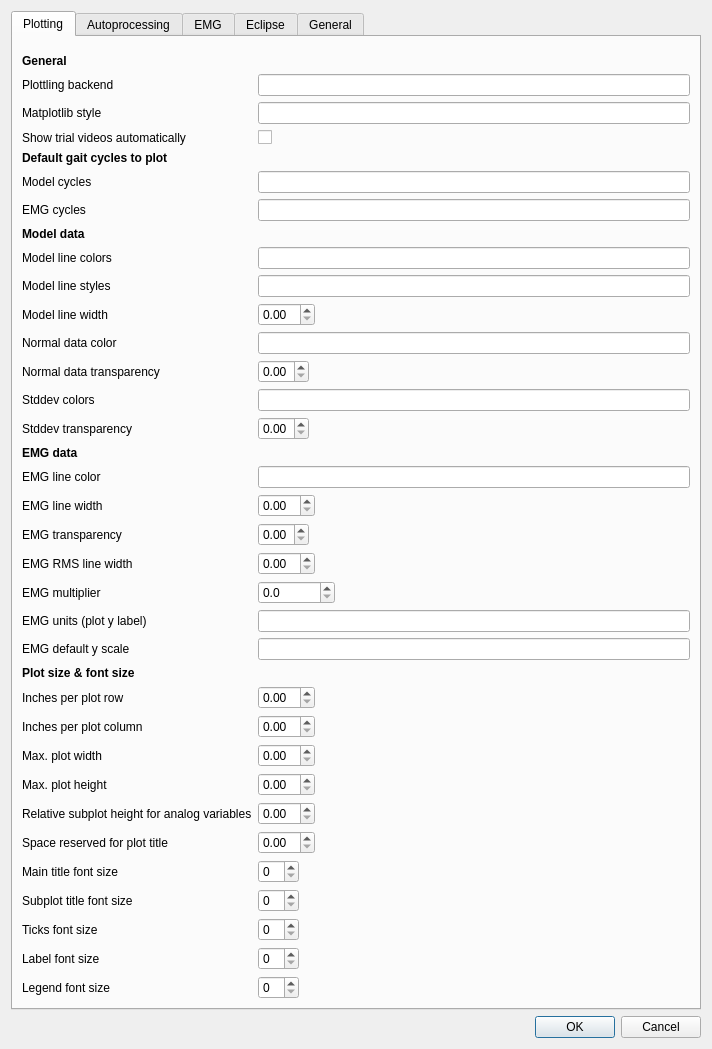
<?xml version="1.0" encoding="UTF-8"?>
<ui version="4.0">
 <class>Dialog</class>
 <widget class="QDialog" name="Dialog">
  <property name="geometry">
   <rect>
    <x>0</x>
    <y>0</y>
    <width>712</width>
    <height>948</height>
   </rect>
  </property>
  <property name="windowTitle">
   <string>Dialog</string>
  </property>
  <layout class="QGridLayout" name="gridLayout">
   <item row="1" column="0">
    <widget class="QDialogButtonBox" name="buttonBox">
     <property name="orientation">
      <enum>Qt::Horizontal</enum>
     </property>
     <property name="standardButtons">
      <set>QDialogButtonBox::Cancel|QDialogButtonBox::Ok</set>
     </property>
    </widget>
   </item>
   <item row="0" column="0">
    <widget class="QTabWidget" name="tabWidget">
     <property name="currentIndex">
      <number>0</number>
     </property>
     <widget class="QWidget" name="plot">
      <attribute name="title">
       <string>Plotting</string>
      </attribute>
      <layout class="QHBoxLayout" name="horizontalLayout_2">
       <item>
        <layout class="QFormLayout" name="formLayout_3">
         <item row="0" column="0">
          <spacer name="verticalSpacer_7">
           <property name="orientation">
            <enum>Qt::Vertical</enum>
           </property>
           <property name="sizeHint" stdset="0">
            <size>
             <width>20</width>
             <height>20</height>
            </size>
           </property>
          </spacer>
         </item>
         <item row="1" column="0">
          <widget class="QLabel" name="label_28">
           <property name="font">
            <font>
             <weight>75</weight>
             <bold>true</bold>
            </font>
           </property>
           <property name="text">
            <string>General</string>
           </property>
          </widget>
         </item>
         <item row="3" column="0">
          <widget class="QLabel" name="label_70">
           <property name="text">
            <string>Plottling backend</string>
           </property>
          </widget>
         </item>
         <item row="4" column="0">
          <widget class="QLabel" name="label_31">
           <property name="text">
            <string>Matplotlib style</string>
           </property>
          </widget>
         </item>
         <item row="4" column="1">
          <widget class="QLineEdit" name="cfg_mpl_style"/>
         </item>
         <item row="5" column="0">
          <widget class="QLabel" name="label_34">
           <property name="text">
            <string>Show trial videos automatically</string>
           </property>
          </widget>
         </item>
         <item row="5" column="1">
          <widget class="QCheckBox" name="cfg_show_videos">
           <property name="text">
            <string/>
           </property>
          </widget>
         </item>
         <item row="6" column="0">
          <widget class="QLabel" name="label_35">
           <property name="font">
            <font>
             <weight>75</weight>
             <bold>true</bold>
            </font>
           </property>
           <property name="text">
            <string>Default gait cycles to plot</string>
           </property>
          </widget>
         </item>
         <item row="7" column="0">
          <widget class="QLabel" name="label_36">
           <property name="text">
            <string>Model cycles</string>
           </property>
          </widget>
         </item>
         <item row="7" column="1">
          <widget class="QLineEdit" name="cfg_default_model_cycles"/>
         </item>
         <item row="8" column="0">
          <widget class="QLabel" name="label_37">
           <property name="text">
            <string>EMG cycles</string>
           </property>
          </widget>
         </item>
         <item row="8" column="1">
          <widget class="QLineEdit" name="cfg_default_emg_cycles"/>
         </item>
         <item row="9" column="0">
          <widget class="QLabel" name="label_29">
           <property name="font">
            <font>
             <weight>75</weight>
             <bold>true</bold>
            </font>
           </property>
           <property name="text">
            <string>Model data</string>
           </property>
          </widget>
         </item>
         <item row="10" column="0">
          <widget class="QLabel" name="label_45">
           <property name="text">
            <string>Model line colors</string>
           </property>
          </widget>
         </item>
         <item row="10" column="1">
          <widget class="QLineEdit" name="cfg_model_tracecolors"/>
         </item>
         <item row="11" column="0">
          <widget class="QLabel" name="label_38">
           <property name="text">
            <string>Model line styles</string>
           </property>
          </widget>
         </item>
         <item row="11" column="1">
          <widget class="QLineEdit" name="cfg_model_linestyles"/>
         </item>
         <item row="12" column="0">
          <widget class="QLabel" name="label_39">
           <property name="text">
            <string>Model line width</string>
           </property>
          </widget>
         </item>
         <item row="12" column="1">
          <widget class="QDoubleSpinBox" name="cfg_model_linewidth">
           <property name="sizePolicy">
            <sizepolicy hsizetype="Fixed" vsizetype="Fixed">
             <horstretch>0</horstretch>
             <verstretch>0</verstretch>
            </sizepolicy>
           </property>
           <property name="maximum">
            <double>10.000000000000000</double>
           </property>
           <property name="singleStep">
            <double>0.500000000000000</double>
           </property>
          </widget>
         </item>
         <item row="14" column="0">
          <widget class="QLabel" name="label_41">
           <property name="text">
            <string>Normal data color</string>
           </property>
          </widget>
         </item>
         <item row="14" column="1">
          <widget class="QLineEdit" name="cfg_model_normals_color"/>
         </item>
         <item row="15" column="0">
          <widget class="QLabel" name="label_40">
           <property name="text">
            <string>Normal data transparency</string>
           </property>
          </widget>
         </item>
         <item row="15" column="1">
          <widget class="QDoubleSpinBox" name="cfg_model_normals_alpha">
           <property name="sizePolicy">
            <sizepolicy hsizetype="Fixed" vsizetype="Fixed">
             <horstretch>0</horstretch>
             <verstretch>0</verstretch>
            </sizepolicy>
           </property>
           <property name="maximum">
            <double>1.000000000000000</double>
           </property>
           <property name="singleStep">
            <double>0.100000000000000</double>
           </property>
          </widget>
         </item>
         <item row="16" column="0">
          <widget class="QLabel" name="label_48">
           <property name="text">
            <string>Stddev colors</string>
           </property>
          </widget>
         </item>
         <item row="16" column="1">
          <widget class="QLineEdit" name="cfg_model_stddev_colors"/>
         </item>
         <item row="17" column="0">
          <widget class="QLabel" name="label_49">
           <property name="text">
            <string>Stddev transparency</string>
           </property>
          </widget>
         </item>
         <item row="17" column="1">
          <widget class="QDoubleSpinBox" name="cfg_model_stddev_alpha">
           <property name="sizePolicy">
            <sizepolicy hsizetype="Fixed" vsizetype="Fixed">
             <horstretch>0</horstretch>
             <verstretch>0</verstretch>
            </sizepolicy>
           </property>
           <property name="maximum">
            <double>1.000000000000000</double>
           </property>
           <property name="singleStep">
            <double>0.100000000000000</double>
           </property>
          </widget>
         </item>
         <item row="18" column="0">
          <widget class="QLabel" name="label_30">
           <property name="font">
            <font>
             <weight>75</weight>
             <bold>true</bold>
            </font>
           </property>
           <property name="text">
            <string>EMG data</string>
           </property>
          </widget>
         </item>
         <item row="19" column="0">
          <widget class="QLabel" name="label_46">
           <property name="text">
            <string>EMG line color</string>
           </property>
          </widget>
         </item>
         <item row="19" column="1">
          <widget class="QLineEdit" name="cfg_emg_tracecolor"/>
         </item>
         <item row="20" column="0">
          <widget class="QLabel" name="label_42">
           <property name="text">
            <string>EMG line width</string>
           </property>
          </widget>
         </item>
         <item row="20" column="1">
          <widget class="QDoubleSpinBox" name="cfg_emg_linewidth">
           <property name="sizePolicy">
            <sizepolicy hsizetype="Fixed" vsizetype="Fixed">
             <horstretch>0</horstretch>
             <verstretch>0</verstretch>
            </sizepolicy>
           </property>
           <property name="maximum">
            <double>10.000000000000000</double>
           </property>
           <property name="singleStep">
            <double>0.500000000000000</double>
           </property>
          </widget>
         </item>
         <item row="21" column="0">
          <widget class="QLabel" name="label_44">
           <property name="text">
            <string>EMG transparency</string>
           </property>
          </widget>
         </item>
         <item row="21" column="1">
          <widget class="QDoubleSpinBox" name="cfg_emg_alpha">
           <property name="sizePolicy">
            <sizepolicy hsizetype="Fixed" vsizetype="Fixed">
             <horstretch>0</horstretch>
             <verstretch>0</verstretch>
            </sizepolicy>
           </property>
           <property name="maximum">
            <double>1.000000000000000</double>
           </property>
           <property name="singleStep">
            <double>0.100000000000000</double>
           </property>
          </widget>
         </item>
         <item row="22" column="0">
          <widget class="QLabel" name="label_43">
           <property name="text">
            <string>EMG RMS line width</string>
           </property>
          </widget>
         </item>
         <item row="22" column="1">
          <widget class="QDoubleSpinBox" name="cfg_emg_rms_linewidth">
           <property name="sizePolicy">
            <sizepolicy hsizetype="Fixed" vsizetype="Fixed">
             <horstretch>0</horstretch>
             <verstretch>0</verstretch>
            </sizepolicy>
           </property>
           <property name="maximum">
            <double>10.000000000000000</double>
           </property>
           <property name="singleStep">
            <double>0.500000000000000</double>
           </property>
          </widget>
         </item>
         <item row="23" column="0">
          <widget class="QLabel" name="label_7">
           <property name="text">
            <string>EMG multiplier</string>
           </property>
          </widget>
         </item>
         <item row="23" column="1">
          <widget class="QDoubleSpinBox" name="cfg_emg_multiplier">
           <property name="sizePolicy">
            <sizepolicy hsizetype="Fixed" vsizetype="Fixed">
             <horstretch>0</horstretch>
             <verstretch>0</verstretch>
            </sizepolicy>
           </property>
           <property name="decimals">
            <number>1</number>
           </property>
           <property name="maximum">
            <double>1000000.000000000000000</double>
           </property>
           <property name="singleStep">
            <double>1.000000000000000</double>
           </property>
          </widget>
         </item>
         <item row="24" column="0">
          <widget class="QLabel" name="label">
           <property name="text">
            <string>EMG units (plot y label)</string>
           </property>
          </widget>
         </item>
         <item row="24" column="1">
          <widget class="QLineEdit" name="cfg_emg_ylabel"/>
         </item>
         <item row="25" column="0">
          <widget class="QLabel" name="label_47">
           <property name="text">
            <string>EMG default y scale</string>
           </property>
          </widget>
         </item>
         <item row="25" column="1">
          <widget class="QLineEdit" name="cfg_emg_yscale"/>
         </item>
         <item row="26" column="0">
          <widget class="QLabel" name="label_32">
           <property name="font">
            <font>
             <weight>75</weight>
             <bold>true</bold>
            </font>
           </property>
           <property name="text">
            <string>Plot size &amp; font size</string>
           </property>
          </widget>
         </item>
         <item row="27" column="0">
          <widget class="QLabel" name="label_56">
           <property name="text">
            <string>Inches per plot row</string>
           </property>
          </widget>
         </item>
         <item row="27" column="1">
          <widget class="QDoubleSpinBox" name="cfg_inch_per_row">
           <property name="sizePolicy">
            <sizepolicy hsizetype="Fixed" vsizetype="Fixed">
             <horstretch>0</horstretch>
             <verstretch>0</verstretch>
            </sizepolicy>
           </property>
          </widget>
         </item>
         <item row="28" column="0">
          <widget class="QLabel" name="label_57">
           <property name="text">
            <string>Inches per plot column</string>
           </property>
          </widget>
         </item>
         <item row="28" column="1">
          <widget class="QDoubleSpinBox" name="cfg_inch_per_col">
           <property name="sizePolicy">
            <sizepolicy hsizetype="Fixed" vsizetype="Fixed">
             <horstretch>0</horstretch>
             <verstretch>0</verstretch>
            </sizepolicy>
           </property>
          </widget>
         </item>
         <item row="29" column="0">
          <widget class="QLabel" name="label_50">
           <property name="text">
            <string>Max. plot width</string>
           </property>
          </widget>
         </item>
         <item row="29" column="1">
          <widget class="QDoubleSpinBox" name="cfg_maxw">
           <property name="sizePolicy">
            <sizepolicy hsizetype="Fixed" vsizetype="Fixed">
             <horstretch>0</horstretch>
             <verstretch>0</verstretch>
            </sizepolicy>
           </property>
          </widget>
         </item>
         <item row="30" column="0">
          <widget class="QLabel" name="label_51">
           <property name="text">
            <string>Max. plot height</string>
           </property>
          </widget>
         </item>
         <item row="30" column="1">
          <widget class="QDoubleSpinBox" name="cfg_maxh">
           <property name="sizePolicy">
            <sizepolicy hsizetype="Fixed" vsizetype="Fixed">
             <horstretch>0</horstretch>
             <verstretch>0</verstretch>
            </sizepolicy>
           </property>
          </widget>
         </item>
         <item row="31" column="0">
          <widget class="QLabel" name="label_33">
           <property name="text">
            <string>Relative subplot height for analog variables</string>
           </property>
          </widget>
         </item>
         <item row="31" column="1">
          <widget class="QDoubleSpinBox" name="cfg_analog_plotheight">
           <property name="sizePolicy">
            <sizepolicy hsizetype="Fixed" vsizetype="Fixed">
             <horstretch>0</horstretch>
             <verstretch>0</verstretch>
            </sizepolicy>
           </property>
          </widget>
         </item>
         <item row="32" column="0">
          <widget class="QLabel" name="label_52">
           <property name="text">
            <string>Space reserved for plot title</string>
           </property>
          </widget>
         </item>
         <item row="32" column="1">
          <widget class="QDoubleSpinBox" name="cfg_titlespace">
           <property name="sizePolicy">
            <sizepolicy hsizetype="Fixed" vsizetype="Fixed">
             <horstretch>0</horstretch>
             <verstretch>0</verstretch>
            </sizepolicy>
           </property>
          </widget>
         </item>
         <item row="33" column="0">
          <widget class="QLabel" name="label_53">
           <property name="text">
            <string>Main title font size</string>
           </property>
          </widget>
         </item>
         <item row="33" column="1">
          <widget class="QSpinBox" name="cfg_maintitle_fontsize">
           <property name="sizePolicy">
            <sizepolicy hsizetype="Fixed" vsizetype="Fixed">
             <horstretch>0</horstretch>
             <verstretch>0</verstretch>
            </sizepolicy>
           </property>
          </widget>
         </item>
         <item row="34" column="0">
          <widget class="QLabel" name="label_59">
           <property name="text">
            <string>Subplot title font size</string>
           </property>
          </widget>
         </item>
         <item row="34" column="1">
          <widget class="QSpinBox" name="cfg_title_fontsize">
           <property name="sizePolicy">
            <sizepolicy hsizetype="Fixed" vsizetype="Fixed">
             <horstretch>0</horstretch>
             <verstretch>0</verstretch>
            </sizepolicy>
           </property>
          </widget>
         </item>
         <item row="35" column="0">
          <widget class="QLabel" name="label_54">
           <property name="text">
            <string>Ticks font size</string>
           </property>
          </widget>
         </item>
         <item row="35" column="1">
          <widget class="QSpinBox" name="cfg_ticks_fontsize">
           <property name="sizePolicy">
            <sizepolicy hsizetype="Fixed" vsizetype="Fixed">
             <horstretch>0</horstretch>
             <verstretch>0</verstretch>
            </sizepolicy>
           </property>
          </widget>
         </item>
         <item row="36" column="0">
          <widget class="QLabel" name="label_55">
           <property name="text">
            <string>Label font size</string>
           </property>
          </widget>
         </item>
         <item row="36" column="1">
          <widget class="QSpinBox" name="cfg_label_fontsize">
           <property name="sizePolicy">
            <sizepolicy hsizetype="Fixed" vsizetype="Fixed">
             <horstretch>0</horstretch>
             <verstretch>0</verstretch>
            </sizepolicy>
           </property>
          </widget>
         </item>
         <item row="37" column="0">
          <widget class="QLabel" name="label_58">
           <property name="text">
            <string>Legend font size</string>
           </property>
          </widget>
         </item>
         <item row="37" column="1">
          <widget class="QSpinBox" name="cfg_legend_fontsize">
           <property name="sizePolicy">
            <sizepolicy hsizetype="Fixed" vsizetype="Fixed">
             <horstretch>0</horstretch>
             <verstretch>0</verstretch>
            </sizepolicy>
           </property>
          </widget>
         </item>
         <item row="3" column="1">
          <widget class="QLineEdit" name="cfg_backend"/>
         </item>
        </layout>
       </item>
      </layout>
     </widget>
     <widget class="QWidget" name="autoproc">
      <attribute name="title">
       <string>Autoprocessing</string>
      </attribute>
      <layout class="QVBoxLayout" name="verticalLayout">
       <item>
        <layout class="QFormLayout" name="formLayout">
         <property name="labelAlignment">
          <set>Qt::AlignLeading|Qt::AlignLeft|Qt::AlignVCenter</set>
         </property>
         <property name="formAlignment">
          <set>Qt::AlignLeading|Qt::AlignLeft|Qt::AlignTop</set>
         </property>
         <item row="0" column="0">
          <spacer name="verticalSpacer">
           <property name="orientation">
            <enum>Qt::Vertical</enum>
           </property>
           <property name="sizeHint" stdset="0">
            <size>
             <width>20</width>
             <height>20</height>
            </size>
           </property>
          </spacer>
         </item>
         <item row="1" column="0">
          <widget class="QLabel" name="label_13">
           <property name="font">
            <font>
             <weight>75</weight>
             <bold>true</bold>
            </font>
           </property>
           <property name="text">
            <string>General</string>
           </property>
          </widget>
         </item>
         <item row="2" column="0">
          <widget class="QLabel" name="label_15">
           <property name="toolTip">
            <string>&lt;html&gt;&lt;head/&gt;&lt;body&gt;&lt;p&gt;Used for general tracking of subject and velocity computation. Choose reliable markers.&lt;/p&gt;&lt;/body&gt;&lt;/html&gt;</string>
           </property>
           <property name="text">
            <string>Markers for tracking subject movement</string>
           </property>
          </widget>
         </item>
         <item row="2" column="1">
          <widget class="QLineEdit" name="cfg_track_markers"/>
         </item>
         <item row="3" column="0">
          <widget class="QLabel" name="label_21">
           <property name="toolTip">
            <string>&lt;html&gt;&lt;head/&gt;&lt;body&gt;&lt;p&gt;The listed markers will not be checked for gaps and labeling errors.&lt;/p&gt;&lt;/body&gt;&lt;/html&gt;</string>
           </property>
           <property name="text">
            <string>Skip labeling and gap checks for these markers</string>
           </property>
          </widget>
         </item>
         <item row="3" column="1">
          <widget class="QLineEdit" name="cfg_ignore_markers"/>
         </item>
         <item row="4" column="0">
          <spacer name="verticalSpacer_5">
           <property name="orientation">
            <enum>Qt::Vertical</enum>
           </property>
           <property name="sizeHint" stdset="0">
            <size>
             <width>20</width>
             <height>20</height>
            </size>
           </property>
          </spacer>
         </item>
         <item row="5" column="0">
          <widget class="QLabel" name="label_16">
           <property name="font">
            <font>
             <weight>75</weight>
             <bold>true</bold>
            </font>
           </property>
           <property name="text">
            <string>Pipelines</string>
           </property>
          </widget>
         </item>
         <item row="6" column="0">
          <widget class="QLabel" name="label_17">
           <property name="toolTip">
            <string>&lt;html&gt;&lt;head/&gt;&lt;body&gt;&lt;p&gt;List of preprocessing pipelines, or a single pipeline. Should yield reconstructed, labeled and filtered marker trajectories. &lt;/p&gt;&lt;/body&gt;&lt;/html&gt;</string>
           </property>
           <property name="text">
            <string>Preprocessing</string>
           </property>
          </widget>
         </item>
         <item row="6" column="1">
          <widget class="QLineEdit" name="cfg_pre_pipelines"/>
         </item>
         <item row="7" column="0">
          <widget class="QLabel" name="label_19">
           <property name="toolTip">
            <string>&lt;html&gt;&lt;head/&gt;&lt;body&gt;&lt;p&gt;List of modeling pipelines to run after preprocessing, or a single pipeline.&lt;/p&gt;&lt;/body&gt;&lt;/html&gt;</string>
           </property>
           <property name="text">
            <string>Model</string>
           </property>
          </widget>
         </item>
         <item row="7" column="1">
          <widget class="QLineEdit" name="cfg_model_pipelines"/>
         </item>
         <item row="8" column="0">
          <spacer name="verticalSpacer_4">
           <property name="orientation">
            <enum>Qt::Vertical</enum>
           </property>
           <property name="sizeHint" stdset="0">
            <size>
             <width>20</width>
             <height>20</height>
            </size>
           </property>
          </spacer>
         </item>
         <item row="9" column="0">
          <widget class="QLabel" name="label_3">
           <property name="font">
            <font>
             <weight>75</weight>
             <bold>true</bold>
            </font>
           </property>
           <property name="text">
            <string>Forceplate event detection</string>
           </property>
          </widget>
         </item>
         <item row="10" column="0">
          <widget class="QLabel" name="label_14">
           <property name="toolTip">
            <string>&lt;html&gt;&lt;head/&gt;&lt;body&gt;&lt;p&gt;Read forceplate contact info from Eclipse fields FP1, FP2 etc. (do not use autodetection). FPx='Auto' will trigger autodetection. Note that the timing of the forceplate contact must be autodetected anyway.&lt;/p&gt;&lt;/body&gt;&lt;/html&gt;</string>
           </property>
           <property name="text">
            <string>Use Eclipse forceplate info if available</string>
           </property>
          </widget>
         </item>
         <item row="11" column="0">
          <widget class="QLabel" name="label_60">
           <property name="toolTip">
            <string>&lt;html&gt;&lt;head/&gt;&lt;body&gt;&lt;p&gt;Writes the detected forceplate contacts back into Eclipse after autodetection.&lt;/p&gt;&lt;/body&gt;&lt;/html&gt;</string>
           </property>
           <property name="text">
            <string>Write Eclipse forceplate info</string>
           </property>
          </widget>
         </item>
         <item row="12" column="0">
          <widget class="QLabel" name="label_4">
           <property name="text">
            <string>Force threshold for forceplate contact (relative to subject weight)</string>
           </property>
          </widget>
         </item>
         <item row="12" column="1">
          <widget class="QDoubleSpinBox" name="cfg_forceplate_contact_threshold">
           <property name="suffix">
            <string/>
           </property>
           <property name="maximum">
            <double>1.000000000000000</double>
           </property>
           <property name="singleStep">
            <double>0.010000000000000</double>
           </property>
          </widget>
         </item>
         <item row="13" column="0">
          <widget class="QLabel" name="label_5">
           <property name="toolTip">
            <string>&lt;html&gt;&lt;head/&gt;&lt;body&gt;&lt;p&gt;Minimun peak force for detection of forceplate contact, relative to subject weight.&lt;/p&gt;&lt;/body&gt;&lt;/html&gt;</string>
           </property>
           <property name="text">
            <string>Minimum peak force (relative to subject weight)</string>
           </property>
          </widget>
         </item>
         <item row="13" column="1">
          <widget class="QDoubleSpinBox" name="cfg_forceplate_min_weight">
           <property name="suffix">
            <string/>
           </property>
           <property name="maximum">
            <double>1.000000000000000</double>
           </property>
           <property name="singleStep">
            <double>0.010000000000000</double>
           </property>
          </widget>
         </item>
         <item row="14" column="0">
          <spacer name="verticalSpacer_2">
           <property name="orientation">
            <enum>Qt::Vertical</enum>
           </property>
           <property name="sizeHint" stdset="0">
            <size>
             <width>20</width>
             <height>20</height>
            </size>
           </property>
          </spacer>
         </item>
         <item row="15" column="0">
          <widget class="QLabel" name="label_10">
           <property name="font">
            <font>
             <weight>75</weight>
             <bold>true</bold>
            </font>
           </property>
           <property name="text">
            <string>Event creation</string>
           </property>
          </widget>
         </item>
         <item row="16" column="0">
          <widget class="QLabel" name="label_6">
           <property name="toolTip">
            <string>&lt;html&gt;&lt;head/&gt;&lt;body&gt;&lt;p&gt;Start marking foot strike events from the first forceplate contact.&lt;/p&gt;&lt;/body&gt;&lt;/html&gt;</string>
           </property>
           <property name="text">
            <string>Strike events start on forceplate</string>
           </property>
          </widget>
         </item>
         <item row="16" column="1">
          <widget class="QCheckBox" name="cfg_start_on_forceplate">
           <property name="text">
            <string/>
           </property>
          </widget>
         </item>
         <item row="17" column="0">
          <widget class="QLabel" name="label_2">
           <property name="toolTip">
            <string>&lt;html&gt;&lt;head/&gt;&lt;body&gt;&lt;p&gt;Limit events to the given range. The values refer to the principal forward direction of gait, i.e. dimension of largest variance in the trial, which is usually the major axis of the lab.&lt;/p&gt;&lt;/body&gt;&lt;/html&gt;</string>
           </property>
           <property name="text">
            <string>Coordinate range for events (gait forward coordinate, mm)</string>
           </property>
          </widget>
         </item>
         <item row="17" column="1">
          <widget class="QLineEdit" name="cfg_events_range"/>
         </item>
         <item row="21" column="0">
          <spacer name="verticalSpacer_3">
           <property name="orientation">
            <enum>Qt::Vertical</enum>
           </property>
           <property name="sizeHint" stdset="0">
            <size>
             <width>20</width>
             <height>20</height>
            </size>
           </property>
          </spacer>
         </item>
         <item row="22" column="0">
          <widget class="QLabel" name="label_11">
           <property name="font">
            <font>
             <weight>75</weight>
             <bold>true</bold>
            </font>
           </property>
           <property name="text">
            <string>Eclipse database options</string>
           </property>
          </widget>
         </item>
         <item row="23" column="0">
          <widget class="QLabel" name="label_12">
           <property name="toolTip">
            <string>&lt;html&gt;&lt;head/&gt;&lt;body&gt;&lt;p&gt;Which Eclipse key to update with processing info.&lt;/p&gt;&lt;/body&gt;&lt;/html&gt;</string>
           </property>
           <property name="text">
            <string>Eclipse key to update</string>
           </property>
          </widget>
         </item>
         <item row="23" column="1">
          <widget class="QComboBox" name="cfg_eclipse_write_key">
           <item>
            <property name="text">
             <string>DESCRIPTION</string>
            </property>
           </item>
           <item>
            <property name="text">
             <string>NOTES</string>
            </property>
           </item>
           <item>
            <property name="text">
             <string>None</string>
            </property>
           </item>
          </widget>
         </item>
         <item row="24" column="0">
          <widget class="QLabel" name="label_20">
           <property name="toolTip">
            <string>&lt;html&gt;&lt;head/&gt;&lt;body&gt;&lt;p&gt;Determines how to write the processing info.&lt;/p&gt;&lt;/body&gt;&lt;/html&gt;</string>
           </property>
           <property name="text">
            <string>Eclipse strings to write for the different conditions</string>
           </property>
          </widget>
         </item>
         <item row="24" column="1">
          <widget class="QLineEdit" name="cfg_enf_descriptions"/>
         </item>
         <item row="10" column="1">
          <widget class="QCheckBox" name="cfg_use_eclipse_fp_info">
           <property name="text">
            <string/>
           </property>
          </widget>
         </item>
         <item row="11" column="1">
          <widget class="QLineEdit" name="cfg_write_eclipse_fp_info"/>
         </item>
         <item row="18" column="0">
          <widget class="QLabel" name="label_67">
           <property name="text">
            <string>Use forceplate derived velocity thresholds</string>
           </property>
          </widget>
         </item>
         <item row="18" column="1">
          <widget class="QCheckBox" name="cfg_use_fp_vel_thresholds">
           <property name="text">
            <string/>
           </property>
          </widget>
         </item>
         <item row="19" column="0">
          <widget class="QLabel" name="label_68">
           <property name="text">
            <string>Velocity threshold for foot strike (relative to maximum velocity)</string>
           </property>
          </widget>
         </item>
         <item row="20" column="0">
          <widget class="QLabel" name="label_69">
           <property name="text">
            <string>Velocity threshold for toeoff (relative to maximum velocity)</string>
           </property>
          </widget>
         </item>
         <item row="19" column="1">
          <widget class="QDoubleSpinBox" name="cfg_strike_vel_threshold">
           <property name="suffix">
            <string/>
           </property>
           <property name="maximum">
            <double>1.000000000000000</double>
           </property>
           <property name="singleStep">
            <double>0.010000000000000</double>
           </property>
          </widget>
         </item>
         <item row="20" column="1">
          <widget class="QDoubleSpinBox" name="cfg_toeoff_vel_threshold">
           <property name="suffix">
            <string/>
           </property>
           <property name="maximum">
            <double>1.000000000000000</double>
           </property>
           <property name="singleStep">
            <double>0.010000000000000</double>
           </property>
          </widget>
         </item>
        </layout>
       </item>
      </layout>
     </widget>
     <widget class="QWidget" name="emg">
      <attribute name="title">
       <string>EMG</string>
      </attribute>
      <layout class="QHBoxLayout" name="horizontalLayout">
       <item>
        <layout class="QFormLayout" name="formLayout_2">
         <item row="1" column="0">
          <spacer name="verticalSpacer_6">
           <property name="orientation">
            <enum>Qt::Vertical</enum>
           </property>
           <property name="sizeHint" stdset="0">
            <size>
             <width>20</width>
             <height>20</height>
            </size>
           </property>
          </spacer>
         </item>
         <item row="2" column="0">
          <widget class="QLabel" name="label_22">
           <property name="text">
            <string>Channel labels</string>
           </property>
          </widget>
         </item>
         <item row="2" column="1">
          <widget class="QLineEdit" name="cfg_channel_labels"/>
         </item>
         <item row="3" column="0">
          <widget class="QLabel" name="label_23">
           <property name="text">
            <string>Channel normal data</string>
           </property>
          </widget>
         </item>
         <item row="3" column="1">
          <widget class="QLineEdit" name="cfg_channel_normaldata"/>
         </item>
         <item row="4" column="0">
          <widget class="QLabel" name="label_24">
           <property name="text">
            <string>EMG device to read from</string>
           </property>
          </widget>
         </item>
         <item row="4" column="1">
          <widget class="QLineEdit" name="cfg_devname"/>
         </item>
         <item row="5" column="0">
          <widget class="QLabel" name="label_25">
           <property name="text">
            <string>EMG passband (Hz)</string>
           </property>
          </widget>
         </item>
         <item row="5" column="1">
          <widget class="QLineEdit" name="cfg_passband"/>
         </item>
         <item row="6" column="0">
          <widget class="QLabel" name="label_26">
           <property name="text">
            <string>Line frequency</string>
           </property>
          </widget>
         </item>
         <item row="6" column="1">
          <widget class="QSpinBox" name="linefreq">
           <property name="sizePolicy">
            <sizepolicy hsizetype="Fixed" vsizetype="Fixed">
             <horstretch>0</horstretch>
             <verstretch>0</verstretch>
            </sizepolicy>
           </property>
           <property name="suffix">
            <string> Hz</string>
           </property>
           <property name="minimum">
            <number>1</number>
           </property>
           <property name="value">
            <number>50</number>
           </property>
          </widget>
         </item>
         <item row="7" column="0">
          <widget class="QLabel" name="label_27">
           <property name="text">
            <string>Window length for EMG RMS (samples) </string>
           </property>
          </widget>
         </item>
         <item row="7" column="1">
          <widget class="QSpinBox" name="cfg_rms_win">
           <property name="sizePolicy">
            <sizepolicy hsizetype="Fixed" vsizetype="Fixed">
             <horstretch>0</horstretch>
             <verstretch>0</verstretch>
            </sizepolicy>
           </property>
          </widget>
         </item>
        </layout>
       </item>
      </layout>
     </widget>
     <widget class="QWidget" name="eclipse">
      <attribute name="title">
       <string>Eclipse</string>
      </attribute>
      <layout class="QHBoxLayout" name="horizontalLayout_3">
       <item>
        <layout class="QFormLayout" name="formLayout_4">
         <item row="1" column="0">
          <widget class="QLabel" name="label_9">
           <property name="text">
            <string>Tags for trials of interest</string>
           </property>
          </widget>
         </item>
         <item row="0" column="0">
          <spacer name="verticalSpacer_8">
           <property name="orientation">
            <enum>Qt::Vertical</enum>
           </property>
           <property name="sizeHint" stdset="0">
            <size>
             <width>20</width>
             <height>20</height>
            </size>
           </property>
          </spacer>
         </item>
         <item row="3" column="0">
          <widget class="QLabel" name="label_18">
           <property name="text">
            <string/>
           </property>
          </widget>
         </item>
         <item row="1" column="1">
          <widget class="QLineEdit" name="cfg_tags"/>
         </item>
         <item row="2" column="0">
          <widget class="QLabel" name="label_8">
           <property name="text">
            <string>Taqs for representative trials</string>
           </property>
          </widget>
         </item>
         <item row="2" column="1">
          <widget class="QLineEdit" name="cfg_repr_tags"/>
         </item>
        </layout>
       </item>
      </layout>
     </widget>
     <widget class="QWidget" name="general">
      <attribute name="title">
       <string>General</string>
      </attribute>
      <layout class="QHBoxLayout" name="horizontalLayout_4">
       <item>
        <layout class="QFormLayout" name="formLayout_5">
         <item row="0" column="0">
          <spacer name="verticalSpacer_9">
           <property name="orientation">
            <enum>Qt::Vertical</enum>
           </property>
           <property name="sizeHint" stdset="0">
            <size>
             <width>20</width>
             <height>20</height>
            </size>
           </property>
          </spacer>
         </item>
         <item row="1" column="0">
          <widget class="QLabel" name="label_61">
           <property name="text">
            <string>Normal data files to use</string>
           </property>
          </widget>
         </item>
         <item row="1" column="1">
          <widget class="QLineEdit" name="cfg_normaldata_files"/>
         </item>
         <item row="2" column="0">
          <widget class="QLabel" name="label_62">
           <property name="text">
            <string>Age specific normal data files</string>
           </property>
          </widget>
         </item>
         <item row="2" column="1">
          <widget class="QLineEdit" name="cfg_normaldata_age"/>
         </item>
         <item row="3" column="0">
          <widget class="QLabel" name="label_64">
           <property name="text">
            <string>Camera labels</string>
           </property>
          </widget>
         </item>
         <item row="3" column="1">
          <widget class="QLineEdit" name="cfg_camera_labels"/>
         </item>
         <item row="4" column="0">
          <widget class="QLabel" name="label_65">
           <property name="text">
            <string>Path to video player</string>
           </property>
          </widget>
         </item>
         <item row="4" column="1">
          <widget class="QLineEdit" name="cfg_videoplayer_path"/>
         </item>
         <item row="5" column="0">
          <widget class="QLabel" name="label_66">
           <property name="text">
            <string>Video player command line options</string>
           </property>
          </widget>
         </item>
         <item row="6" column="0">
          <widget class="QLabel" name="label_63">
           <property name="text">
            <string>Path to video converter</string>
           </property>
          </widget>
         </item>
         <item row="6" column="1">
          <widget class="QLineEdit" name="cfg_videoconv_path"/>
         </item>
         <item row="5" column="1">
          <widget class="QLineEdit" name="cfg_videoplayer_opts"/>
         </item>
        </layout>
       </item>
      </layout>
     </widget>
    </widget>
   </item>
  </layout>
 </widget>
 <resources/>
 <connections>
  <connection>
   <sender>buttonBox</sender>
   <signal>accepted()</signal>
   <receiver>Dialog</receiver>
   <slot>accept()</slot>
   <hints>
    <hint type="sourcelabel">
     <x>248</x>
     <y>254</y>
    </hint>
    <hint type="destinationlabel">
     <x>157</x>
     <y>274</y>
    </hint>
   </hints>
  </connection>
  <connection>
   <sender>buttonBox</sender>
   <signal>rejected()</signal>
   <receiver>Dialog</receiver>
   <slot>reject()</slot>
   <hints>
    <hint type="sourcelabel">
     <x>316</x>
     <y>260</y>
    </hint>
    <hint type="destinationlabel">
     <x>286</x>
     <y>274</y>
    </hint>
   </hints>
  </connection>
 </connections>
</ui>
